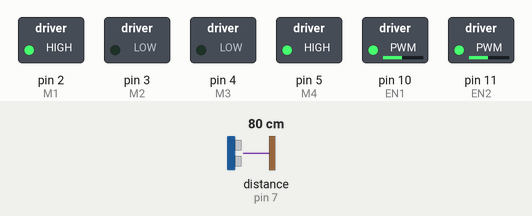
Simulated run of this sketch. Board: Arduino Uno, built with avr-gcc and run on an emulated ATmega328P. Parts: switched loads named in the sketch (green lamp = pin HIGH). Wiring (inferred from the names in the program): ultrasonic range finder: trigger pin 6; echo pin 7. Dashed ring = blinking. Inputs (shaded band) come from the test bench; at power-on: distance to the obstacle (sensor on pin 7) 80 cm. The echo pulse lasts 58.3 µs per cm; pins used as bus, display or sensor lines are not drawn.

Above: at 1.2 s.
1.3 s: distance to the obstacle (sensor on pin 7) set to 2 cm
At 2.0 s:
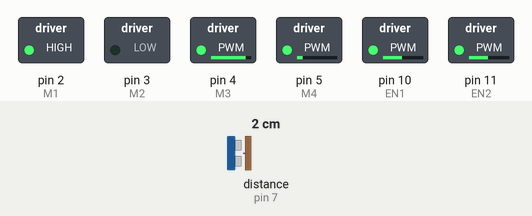
4.3 s: distance to the obstacle (sensor on pin 7) set to 18 cm
At 5.5 s:
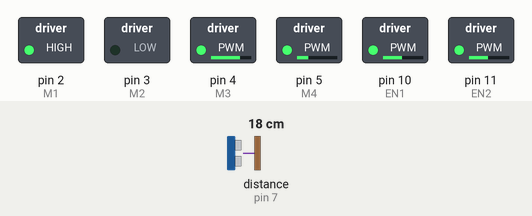
7.3 s: distance to the obstacle (sensor on pin 7) set to 4 cm
At 7.8 s:
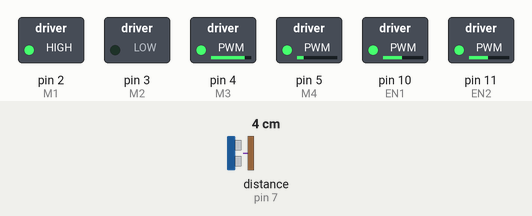
10.3 s: distance to the obstacle (sensor on pin 7) set to 35 cm
11.8 s: distance to the obstacle (sensor on pin 7) set to 27 cm
At 12.02 s:
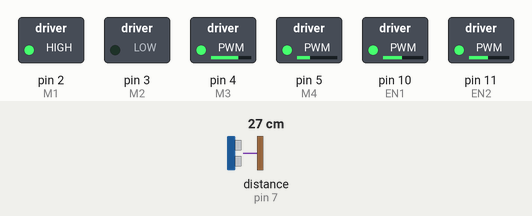
Timing chart, 0 to 12.9 s (numbered marks = the images above; inputs shaded):
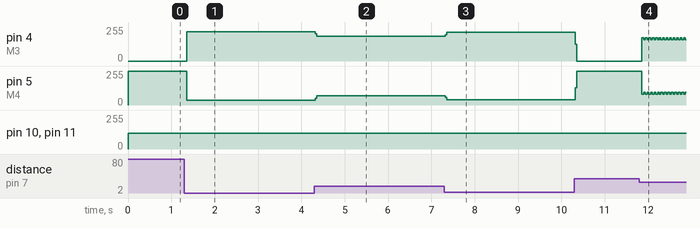

Measured:
- after the input at 1.3 s, pin 4 (M3): 0/255 → 221/255 after 0.06 s; pin 5 (M4): 255/255 → 34/255 after 0.06 s
- after the input at 4.3 s, pin 4 (M3): 221/255 → 184/255 at once; pin 5 (M4): 34/255 → 71/255 at once; pin 10 (EN1), pin 11 (EN2): stays 120/255 (without the input it goes to 150/255 after 1.4 s)
- after the input at 7.3 s, pin 4 (M3): 184/255 → 214/255 at once; pin 5 (M4): 71/255 → 41/255 at once; pin 10 (EN1), pin 11 (EN2): stays 120/255 (without the input it goes to 150/255 after 1.7 s)
- after the input at 11.8 s, pin 4 (M3): alternates 174/255 for 0.04 s and 161/255 for 0.04 s, starting after 0.06 s; pin 5 (M4): alternates 94/255 for 0.04 s and 81/255 for 0.04 s, starting after 0.06 s

The sketch:

basecode.ino
```cpp
// motor defines
#define M1 2
#define M2 3
#define M3 4
#define M4 5
#define EN1 10
#define EN2 11
#define SPEED 120
#define RIGHT_SPEED 150
#define LEFT_SPEED 150


// ultrasoinc defines
#define ULTRA_TRIGER 6
#define ULTRA_ECHO 7

// mov enum

enum moveEnum {straight, right, left};


void setup()
{

    // debug
    Serial.begin(9600);
    // define motors pin mode
    pinMode(M1, OUTPUT);
    pinMode(M2, OUTPUT);
    pinMode(M3, OUTPUT);
    pinMode(M4, OUTPUT);
    pinMode(EN1, OUTPUT);
    pinMode(EN2, OUTPUT);

    // define ultrasonic pin mode
    pinMode(ULTRA_TRIGER, OUTPUT);
    pinMode(ULTRA_ECHO, INPUT);

    // init state
    turnMotors(LOW);
}

// turn on/off motors
void turnMotors(int moveType)
{
    switch(moveType){
        case straight :
            analogWrite(EN1, SPEED);
            analogWrite(EN2, SPEED);
            digitalWrite(M1, HIGH);
            digitalWrite(M2, LOW);
            digitalWrite(M3, LOW);
            digitalWrite(M4, HIGH);
        break;
        case right:
            analogWrite(EN1, RIGHT_SPEED);
            analogWrite(EN2, RIGHT_SPEED);
            digitalWrite(M1, HIGH);
            digitalWrite(M2, LOW);
            digitalWrite(M3, HIGH);
            digitalWrite(M4, LOW);
        break;
        case left:
            analogWrite(EN1, LEFT_SPEED);
            analogWrite(EN2, LEFT_SPEED);
            digitalWrite(M1, LOW);
            digitalWrite(M2, HIGH);
            digitalWrite(M3, LOW);
            digitalWrite(M4, HIGH);
        break;

    }

}


// get distance in cm form ultrasonic
int getDistance()
{
    int t;
    digitalWrite(ULTRA_TRIGER, LOW);
    digitalWrite(ULTRA_ECHO, LOW);
    delayMicroseconds(10);
    digitalWrite(ULTRA_TRIGER, HIGH);
    delayMicroseconds(10);
    digitalWrite(ULTRA_TRIGER, LOW);
    t = pulseIn(ULTRA_ECHO, HIGH) / 2;
    return 0.034079 * t;
}

/// move logic

void moveLogic()
{
    turnMotors(straight);
    int distance = getDistance();
    if (distance <= 30)
    {
        turnMotors(right);
    }
    else
    {
        turnMotors(straight);
    }
}

void loop()
{
    delay(4);
    moveLogic();
}
```
